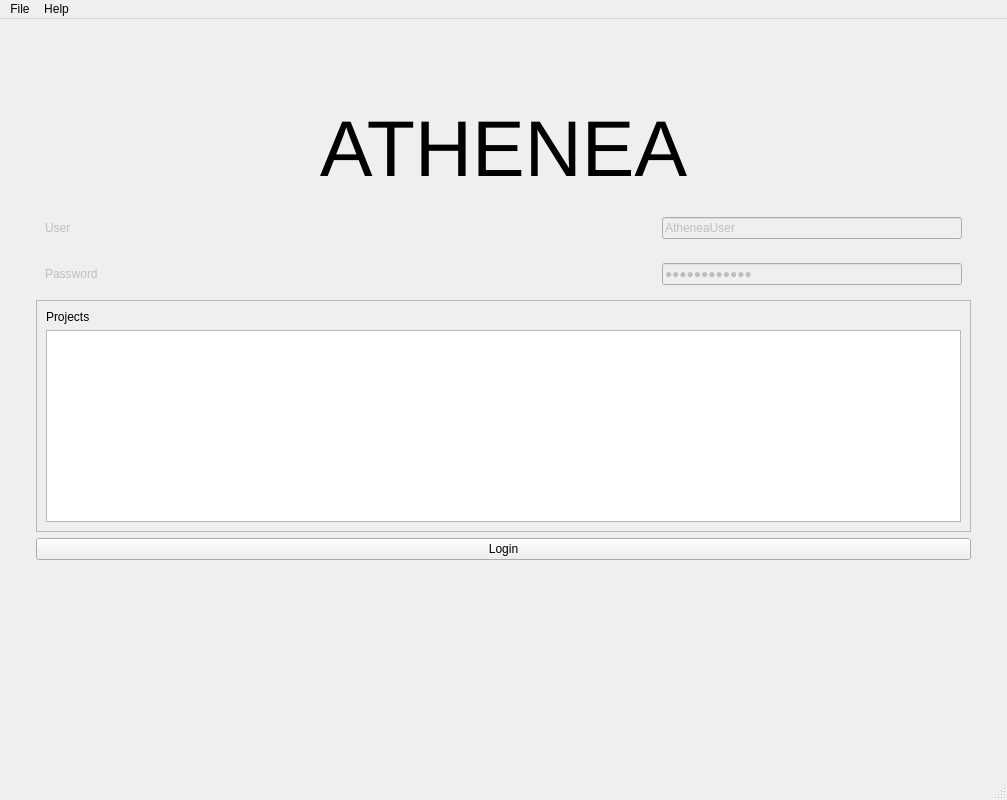
<?xml version="1.0" encoding="UTF-8"?>
<ui version="4.0">
 <class>MainWindow</class>
 <widget class="QMainWindow" name="MainWindow">
  <property name="windowModality">
   <enum>Qt::ApplicationModal</enum>
  </property>
  <property name="geometry">
   <rect>
    <x>0</x>
    <y>0</y>
    <width>1007</width>
    <height>800</height>
   </rect>
  </property>
  <property name="minimumSize">
   <size>
    <width>800</width>
    <height>600</height>
   </size>
  </property>
  <property name="maximumSize">
   <size>
    <width>1920</width>
    <height>1080</height>
   </size>
  </property>
  <property name="windowTitle">
   <string>Atenea</string>
  </property>
  <property name="windowIcon">
   <iconset resource="../../resources/icons/icons.qrc">
    <normaloff>:/icons/pantheon.png</normaloff>:/icons/pantheon.png</iconset>
  </property>
  <widget class="QWidget" name="centralwidget">
   <layout class="QGridLayout" name="gridLayout">
    <item row="0" column="0">
     <widget class="QStackedWidget" name="atheneaStages">
      <property name="currentIndex">
       <number>1</number>
      </property>
      <widget class="QWidget" name="MainPage">
       <layout class="QGridLayout" name="gridLayout_2">
        <item row="1" column="0">
         <widget class="QTabWidget" name="tabWidget">
          <property name="enabled">
           <bool>true</bool>
          </property>
          <property name="currentIndex">
           <number>0</number>
          </property>
          <widget class="QWidget" name="buildTab">
           <attribute name="title">
            <string>Export</string>
           </attribute>
           <layout class="QVBoxLayout" name="verticalLayout_4" stretch="5,0,0,2,0">
            <item>
             <layout class="QHBoxLayout" name="buildInfoLayout" stretch="3,0,7,0,0">
              <item>
               <layout class="QVBoxLayout" name="buildFiltersLayout" stretch="0,10">
                <item>
                 <layout class="QHBoxLayout" name="filterByText">
                  <item>
                   <widget class="QLabel" name="filterTitle">
                    <property name="enabled">
                     <bool>true</bool>
                    </property>
                    <property name="text">
                     <string>Search:</string>
                    </property>
                   </widget>
                  </item>
                  <item>
                   <widget class="QLineEdit" name="buildFilterSearch">
                    <property name="enabled">
                     <bool>true</bool>
                    </property>
                    <property name="sizePolicy">
                     <sizepolicy hsizetype="Preferred" vsizetype="Fixed">
                      <horstretch>0</horstretch>
                      <verstretch>0</verstretch>
                     </sizepolicy>
                    </property>
                    <property name="minimumSize">
                     <size>
                      <width>0</width>
                      <height>10</height>
                     </size>
                    </property>
                   </widget>
                  </item>
                 </layout>
                </item>
                <item>
                 <widget class="QScrollArea" name="filtersScrollArea">
                  <property name="enabled">
                   <bool>false</bool>
                  </property>
                  <property name="sizePolicy">
                   <sizepolicy hsizetype="Preferred" vsizetype="Preferred">
                    <horstretch>0</horstretch>
                    <verstretch>0</verstretch>
                   </sizepolicy>
                  </property>
                  <property name="widgetResizable">
                   <bool>true</bool>
                  </property>
                  <widget class="QWidget" name="filtersScrollAreaLayout">
                   <property name="geometry">
                    <rect>
                     <x>0</x>
                     <y>0</y>
                     <width>193</width>
                     <height>378</height>
                    </rect>
                   </property>
                   <layout class="QVBoxLayout" name="verticalLayout_2">
                    <item>
                     <widget class="QTreeWidget" name="filtersTree">
                      <property name="enabled">
                       <bool>false</bool>
                      </property>
                      <property name="uniformRowHeights">
                       <bool>true</bool>
                      </property>
                      <property name="animated">
                       <bool>true</bool>
                      </property>
                      <property name="columnCount">
                       <number>1</number>
                      </property>
                      <column>
                       <property name="text">
                        <string>Filters</string>
                       </property>
                      </column>
                     </widget>
                    </item>
                   </layout>
                  </widget>
                 </widget>
                </item>
               </layout>
              </item>
              <item>
               <widget class="Line" name="Separator_1">
                <property name="orientation">
                 <enum>Qt::Vertical</enum>
                </property>
               </widget>
              </item>
              <item>
               <layout class="QVBoxLayout" name="buildNodesTreeLayout">
                <item>
                 <widget class="QStackedWidget" name="buildNodesStackedWidget">
                  <property name="frameShape">
                   <enum>QFrame::NoFrame</enum>
                  </property>
                  <property name="currentIndex">
                   <number>0</number>
                  </property>
                  <widget class="QWidget" name="buildTreeModelPage">
                   <layout class="QVBoxLayout" name="verticalLayout_5">
                    <item>
                     <widget class="QTreeWidget" name="buildNodesTree">
                      <property name="sizePolicy">
                       <sizepolicy hsizetype="Preferred" vsizetype="Preferred">
                        <horstretch>0</horstretch>
                        <verstretch>0</verstretch>
                       </sizepolicy>
                      </property>
                      <property name="selectionBehavior">
                       <enum>QAbstractItemView::SelectItems</enum>
                      </property>
                      <property name="uniformRowHeights">
                       <bool>false</bool>
                      </property>
                      <property name="animated">
                       <bool>true</bool>
                      </property>
                      <property name="headerHidden">
                       <bool>false</bool>
                      </property>
                      <attribute name="headerDefaultSectionSize">
                       <number>375</number>
                      </attribute>
                      <column>
                       <property name="text">
                        <string>Art</string>
                       </property>
                      </column>
                      <column>
                       <property name="text">
                        <string>Status</string>
                       </property>
                      </column>
                     </widget>
                    </item>
                   </layout>
                  </widget>
                  <widget class="QWidget" name="buildFilteredListPage">
                   <layout class="QVBoxLayout" name="verticalLayout_6">
                    <item>
                     <widget class="QListWidget" name="buildFilteredItemList">
                      <property name="showDropIndicator" stdset="0">
                       <bool>false</bool>
                      </property>
                      <property name="selectionMode">
                       <enum>QAbstractItemView::SingleSelection</enum>
                      </property>
                     </widget>
                    </item>
                   </layout>
                  </widget>
                 </widget>
                </item>
               </layout>
              </item>
              <item>
               <widget class="Line" name="Separator_2">
                <property name="orientation">
                 <enum>Qt::Vertical</enum>
                </property>
               </widget>
              </item>
              <item>
               <layout class="QVBoxLayout" name="ItemsToBuild">
                <item>
                 <widget class="QLabel" name="itemsToBuildTitle">
                  <property name="text">
                   <string>Items To Build:</string>
                  </property>
                  <property name="alignment">
                   <set>Qt::AlignCenter</set>
                  </property>
                 </widget>
                </item>
                <item>
                 <widget class="QListWidget" name="itemsList">
                  <property name="editTriggers">
                   <set>QAbstractItemView::NoEditTriggers</set>
                  </property>
                  <property name="showDropIndicator" stdset="0">
                   <bool>false</bool>
                  </property>
                  <property name="defaultDropAction">
                   <enum>Qt::IgnoreAction</enum>
                  </property>
                  <property name="alternatingRowColors">
                   <bool>true</bool>
                  </property>
                  <property name="selectionMode">
                   <enum>QAbstractItemView::SingleSelection</enum>
                  </property>
                  <property name="iconSize">
                   <size>
                    <width>16</width>
                    <height>16</height>
                   </size>
                  </property>
                  <property name="verticalScrollMode">
                   <enum>QAbstractItemView::ScrollPerPixel</enum>
                  </property>
                 </widget>
                </item>
               </layout>
              </item>
             </layout>
            </item>
            <item>
             <widget class="QLabel" name="buildFilteredItempath">
              <property name="enabled">
               <bool>true</bool>
              </property>
              <property name="text">
               <string/>
              </property>
             </widget>
            </item>
            <item>
             <layout class="QHBoxLayout" name="buildButtonsLayout" stretch="1,2,2">
              <item>
               <widget class="QPushButton" name="buttonBuildRefresh">
                <property name="sizePolicy">
                 <sizepolicy hsizetype="Minimum" vsizetype="Fixed">
                  <horstretch>0</horstretch>
                  <verstretch>1</verstretch>
                 </sizepolicy>
                </property>
                <property name="text">
                 <string>Refresh</string>
                </property>
               </widget>
              </item>
              <item>
               <widget class="QPushButton" name="buttonBuildStep1">
                <property name="sizePolicy">
                 <sizepolicy hsizetype="Minimum" vsizetype="Fixed">
                  <horstretch>0</horstretch>
                  <verstretch>1</verstretch>
                 </sizepolicy>
                </property>
                <property name="text">
                 <string>Build Step 1</string>
                </property>
               </widget>
              </item>
              <item>
               <widget class="QPushButton" name="buttonBuildStep2">
                <property name="sizePolicy">
                 <sizepolicy hsizetype="Minimum" vsizetype="Fixed">
                  <horstretch>0</horstretch>
                  <verstretch>1</verstretch>
                 </sizepolicy>
                </property>
                <property name="text">
                 <string>Build Step 2</string>
                </property>
               </widget>
              </item>
             </layout>
            </item>
            <item>
             <layout class="QHBoxLayout" name="buildConsoleLayout" stretch="0">
              <item>
               <widget class="QScrollArea" name="scrollArea">
                <property name="sizePolicy">
                 <sizepolicy hsizetype="Expanding" vsizetype="Expanding">
                  <horstretch>1</horstretch>
                  <verstretch>1</verstretch>
                 </sizepolicy>
                </property>
                <property name="widgetResizable">
                 <bool>true</bool>
                </property>
                <widget class="QWidget" name="scrollAreaWidgetContents">
                 <property name="geometry">
                  <rect>
                   <x>0</x>
                   <y>0</y>
                   <width>943</width>
                   <height>161</height>
                  </rect>
                 </property>
                 <layout class="QHBoxLayout" name="horizontalLayout">
                  <item>
                   <widget class="QLabel" name="consoleOutput">
                    <property name="text">
                     <string/>
                    </property>
                    <property name="alignment">
                     <set>Qt::AlignBottom|Qt::AlignLeading|Qt::AlignLeft</set>
                    </property>
                    <property name="wordWrap">
                     <bool>true</bool>
                    </property>
                    <property name="openExternalLinks">
                     <bool>true</bool>
                    </property>
                   </widget>
                  </item>
                 </layout>
                </widget>
               </widget>
              </item>
             </layout>
            </item>
            <item>
             <widget class="QProgressBar" name="buildProgressBar">
              <property name="enabled">
               <bool>true</bool>
              </property>
              <property name="inputMethodHints">
               <set>Qt::ImhNone</set>
              </property>
              <property name="value">
               <number>0</number>
              </property>
              <property name="alignment">
               <set>Qt::AlignLeading|Qt::AlignLeft|Qt::AlignVCenter</set>
              </property>
              <property name="textVisible">
               <bool>true</bool>
              </property>
              <property name="orientation">
               <enum>Qt::Horizontal</enum>
              </property>
              <property name="invertedAppearance">
               <bool>false</bool>
              </property>
              <property name="textDirection">
               <enum>QProgressBar::TopToBottom</enum>
              </property>
              <property name="format">
               <string>%p%</string>
              </property>
             </widget>
            </item>
           </layout>
          </widget>
          <widget class="QWidget" name="settingsTab">
           <attribute name="title">
            <string>Settings</string>
           </attribute>
           <layout class="QVBoxLayout" name="verticalLayout_7">
            <item>
             <layout class="QVBoxLayout" name="settingsLayout">
              <property name="sizeConstraint">
               <enum>QLayout::SetMaximumSize</enum>
              </property>
              <item>
               <widget class="QFrame" name="pathsContainer">
                <property name="sizePolicy">
                 <sizepolicy hsizetype="Expanding" vsizetype="Minimum">
                  <horstretch>0</horstretch>
                  <verstretch>0</verstretch>
                 </sizepolicy>
                </property>
                <property name="frameShape">
                 <enum>QFrame::StyledPanel</enum>
                </property>
                <property name="frameShadow">
                 <enum>QFrame::Raised</enum>
                </property>
                <layout class="QVBoxLayout" name="verticalLayout_9">
                 <property name="sizeConstraint">
                  <enum>QLayout::SetMinimumSize</enum>
                 </property>
                </layout>
               </widget>
              </item>
             </layout>
            </item>
            <item>
             <spacer name="VerticalSpace">
              <property name="orientation">
               <enum>Qt::Vertical</enum>
              </property>
              <property name="sizeHint" stdset="0">
               <size>
                <width>20</width>
                <height>40</height>
               </size>
              </property>
             </spacer>
            </item>
            <item>
             <layout class="QHBoxLayout" name="buttonsLayout">
              <property name="sizeConstraint">
               <enum>QLayout::SetMinimumSize</enum>
              </property>
              <item>
               <widget class="QPushButton" name="buttonApply">
                <property name="sizePolicy">
                 <sizepolicy hsizetype="Minimum" vsizetype="Minimum">
                  <horstretch>0</horstretch>
                  <verstretch>0</verstretch>
                 </sizepolicy>
                </property>
                <property name="text">
                 <string>Apply</string>
                </property>
               </widget>
              </item>
              <item>
               <widget class="QPushButton" name="buttonCancel">
                <property name="sizePolicy">
                 <sizepolicy hsizetype="Minimum" vsizetype="Minimum">
                  <horstretch>0</horstretch>
                  <verstretch>0</verstretch>
                 </sizepolicy>
                </property>
                <property name="text">
                 <string>Cancel</string>
                </property>
               </widget>
              </item>
             </layout>
            </item>
           </layout>
          </widget>
          <widget class="QWidget" name="moreToComeTab">
           <property name="maximumSize">
            <size>
             <width>16777215</width>
             <height>16777215</height>
            </size>
           </property>
           <attribute name="title">
            <string>More To Come</string>
           </attribute>
           <layout class="QVBoxLayout" name="verticalLayout_3">
            <item>
             <widget class="QLabel" name="WIPLabel">
              <property name="text">
               <string>NEW TOOLS COMMING!</string>
              </property>
              <property name="alignment">
               <set>Qt::AlignCenter</set>
              </property>
             </widget>
            </item>
           </layout>
          </widget>
         </widget>
        </item>
        <item row="0" column="0">
         <widget class="QLabel" name="projectTitle">
          <property name="font">
           <font>
            <weight>75</weight>
            <italic>false</italic>
            <bold>true</bold>
            <underline>true</underline>
           </font>
          </property>
          <property name="text">
           <string>Project Name</string>
          </property>
          <property name="alignment">
           <set>Qt::AlignCenter</set>
          </property>
         </widget>
        </item>
       </layout>
       <zorder>tabWidget</zorder>
       <zorder>tabWidget</zorder>
       <zorder>projectTitle</zorder>
      </widget>
      <widget class="QWidget" name="WelcomePage">
       <layout class="QHBoxLayout" name="horizontalLayout_2">
        <item>
         <widget class="QWidget" name="Login" native="true">
          <layout class="QVBoxLayout" name="verticalLayout">
           <item>
            <spacer name="verticalSpacer">
             <property name="orientation">
              <enum>Qt::Vertical</enum>
             </property>
             <property name="sizeHint" stdset="0">
              <size>
               <width>20</width>
               <height>119</height>
              </size>
             </property>
            </spacer>
           </item>
           <item>
            <widget class="QLabel" name="label_4">
             <property name="font">
              <font>
               <pointsize>59</pointsize>
              </font>
             </property>
             <property name="text">
              <string>ATHENEA</string>
             </property>
             <property name="alignment">
              <set>Qt::AlignCenter</set>
             </property>
            </widget>
           </item>
           <item>
            <widget class="QWidget" name="LogiBox" native="true">
             <layout class="QVBoxLayout" name="verticalLayout_8">
              <item>
               <widget class="QWidget" name="userWidget" native="true">
                <layout class="QHBoxLayout" name="horizontalLayout_3">
                 <item>
                  <widget class="QLabel" name="label">
                   <property name="enabled">
                    <bool>false</bool>
                   </property>
                   <property name="text">
                    <string>User</string>
                   </property>
                  </widget>
                 </item>
                 <item>
                  <widget class="QLineEdit" name="userLine">
                   <property name="enabled">
                    <bool>false</bool>
                   </property>
                   <property name="maximumSize">
                    <size>
                     <width>300</width>
                     <height>16777215</height>
                    </size>
                   </property>
                   <property name="text">
                    <string>AtheneaUser</string>
                   </property>
                  </widget>
                 </item>
                </layout>
               </widget>
              </item>
              <item>
               <widget class="QWidget" name="Password" native="true">
                <layout class="QHBoxLayout" name="horizontalLayout_5">
                 <item>
                  <widget class="QLabel" name="label_2">
                   <property name="enabled">
                    <bool>false</bool>
                   </property>
                   <property name="text">
                    <string>Password</string>
                   </property>
                  </widget>
                 </item>
                 <item>
                  <widget class="QLineEdit" name="passwordLine">
                   <property name="enabled">
                    <bool>false</bool>
                   </property>
                   <property name="maximumSize">
                    <size>
                     <width>300</width>
                     <height>16777215</height>
                    </size>
                   </property>
                   <property name="text">
                    <string>AtheneaUser+</string>
                   </property>
                   <property name="echoMode">
                    <enum>QLineEdit::Password</enum>
                   </property>
                  </widget>
                 </item>
                </layout>
                <zorder>label_2</zorder>
                <zorder>projects</zorder>
                <zorder>passwordLine</zorder>
               </widget>
              </item>
              <item>
               <widget class="QScrollArea" name="projects">
                <property name="sizePolicy">
                 <sizepolicy hsizetype="Expanding" vsizetype="MinimumExpanding">
                  <horstretch>0</horstretch>
                  <verstretch>0</verstretch>
                 </sizepolicy>
                </property>
                <property name="widgetResizable">
                 <bool>true</bool>
                </property>
                <widget class="QWidget" name="scrollAreaWidgetContents_2">
                 <property name="geometry">
                  <rect>
                   <x>0</x>
                   <y>0</y>
                   <width>933</width>
                   <height>210</height>
                  </rect>
                 </property>
                 <layout class="QVBoxLayout" name="verticalLayout_10">
                  <item>
                   <widget class="QLabel" name="label_5">
                    <property name="text">
                     <string>Projects</string>
                    </property>
                   </widget>
                  </item>
                  <item>
                   <widget class="QListWidget" name="projectList"/>
                  </item>
                 </layout>
                 <zorder>Login</zorder>
                 <zorder>projectList</zorder>
                 <zorder>label_5</zorder>
                </widget>
               </widget>
              </item>
              <item>
               <widget class="QPushButton" name="loginButton">
                <property name="text">
                 <string>Login</string>
                </property>
               </widget>
              </item>
             </layout>
            </widget>
           </item>
           <item>
            <spacer name="verticalSpacer_2">
             <property name="orientation">
              <enum>Qt::Vertical</enum>
             </property>
             <property name="sizeHint" stdset="0">
              <size>
               <width>20</width>
               <height>242</height>
              </size>
             </property>
            </spacer>
           </item>
          </layout>
         </widget>
        </item>
       </layout>
      </widget>
     </widget>
    </item>
   </layout>
  </widget>
  <widget class="QMenuBar" name="menubar">
   <property name="geometry">
    <rect>
     <x>0</x>
     <y>0</y>
     <width>1007</width>
     <height>21</height>
    </rect>
   </property>
   <widget class="QMenu" name="menuFile">
    <property name="title">
     <string>File</string>
    </property>
    <addaction name="actionNew_Project"/>
    <addaction name="separator"/>
    <addaction name="actionQuit"/>
   </widget>
   <widget class="QMenu" name="menuHelp">
    <property name="title">
     <string>Help</string>
    </property>
    <addaction name="actionAbout_Pantheon"/>
    <addaction name="separator"/>
    <addaction name="actionReport_an_Issue"/>
   </widget>
   <addaction name="menuFile"/>
   <addaction name="menuHelp"/>
  </widget>
  <widget class="QStatusBar" name="statusbar"/>
  <action name="actionOpen_Project">
   <property name="text">
    <string>Open Project</string>
   </property>
  </action>
  <action name="actionSave_Project">
   <property name="text">
    <string>Save Project</string>
   </property>
  </action>
  <action name="actionQuit">
   <property name="text">
    <string>Quit</string>
   </property>
  </action>
  <action name="actionAbout_Pantheon">
   <property name="text">
    <string>About Pantheon</string>
   </property>
  </action>
  <action name="actionReport_an_Issue">
   <property name="text">
    <string>Report an Issue</string>
   </property>
  </action>
  <action name="actionNew_Project">
   <property name="text">
    <string>New Project</string>
   </property>
  </action>
 </widget>
 <resources>
  <include location="../../resources/icons/icons.qrc"/>
  <include location="../../resources/fileStatuses/fileStatuses.qrc"/>
  <include location="../../resources/statuses/statuses.qrc"/>
 </resources>
 <connections/>
</ui>
